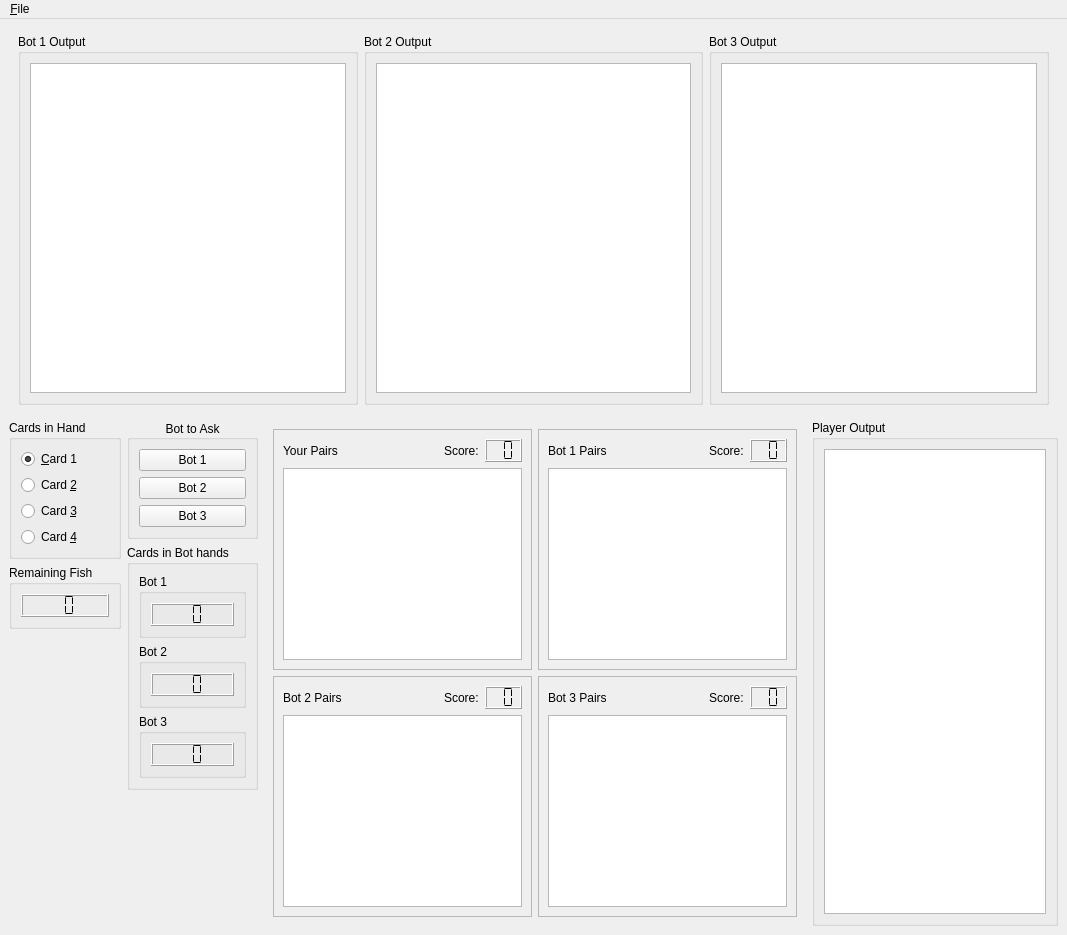
<?xml version="1.0" encoding="UTF-8"?>
<ui version="4.0">
 <class>MainWindow</class>
 <widget class="QMainWindow" name="MainWindow">
  <property name="geometry">
   <rect>
    <x>0</x>
    <y>0</y>
    <width>1067</width>
    <height>935</height>
   </rect>
  </property>
  <property name="minimumSize">
   <size>
    <width>700</width>
    <height>500</height>
   </size>
  </property>
  <property name="windowTitle">
   <string>Go Fish</string>
  </property>
  <property name="locale">
   <locale language="English" country="Canada"/>
  </property>
  <widget class="QWidget" name="centralwidget">
   <layout class="QVBoxLayout" name="verticalLayout_2">
    <property name="topMargin">
     <number>6</number>
    </property>
    <item>
     <layout class="QHBoxLayout" name="lyout_bot_output_out">
      <property name="spacing">
       <number>6</number>
      </property>
      <item>
       <widget class="QFrame" name="frame_bot_output">
        <layout class="QHBoxLayout" name="lyout_bot_output_in">
         <item>
          <widget class="QGroupBox" name="groupBox_2">
           <property name="title">
            <string>Bot 1 Output</string>
           </property>
           <layout class="QVBoxLayout" name="verticalLayout_3">
            <item>
             <widget class="QPlainTextEdit" name="te_output_bot1">
              <property name="readOnly">
               <bool>true</bool>
              </property>
             </widget>
            </item>
           </layout>
          </widget>
         </item>
         <item>
          <widget class="QGroupBox" name="groupBox_4">
           <property name="title">
            <string>Bot 2 Output</string>
           </property>
           <layout class="QVBoxLayout" name="verticalLayout_11">
            <item>
             <widget class="QPlainTextEdit" name="te_output_bot2">
              <property name="readOnly">
               <bool>true</bool>
              </property>
             </widget>
            </item>
           </layout>
          </widget>
         </item>
         <item>
          <widget class="QGroupBox" name="groupBox_3">
           <property name="title">
            <string>Bot 3 Output</string>
           </property>
           <layout class="QVBoxLayout" name="verticalLayout_6">
            <item>
             <widget class="QPlainTextEdit" name="te_output_bot3">
              <property name="readOnly">
               <bool>true</bool>
              </property>
             </widget>
            </item>
           </layout>
          </widget>
         </item>
        </layout>
       </widget>
      </item>
     </layout>
    </item>
    <item>
     <layout class="QHBoxLayout" name="lyout_bottom">
      <property name="spacing">
       <number>6</number>
      </property>
      <item>
       <layout class="QVBoxLayout" name="hand_cards_layout">
        <item>
         <widget class="QGroupBox" name="cards_hand_grp">
          <property name="title">
           <string>Cards in Hand</string>
          </property>
          <property name="flat">
           <bool>false</bool>
          </property>
          <layout class="QVBoxLayout" name="card_hands_layout">
           <item>
            <widget class="QRadioButton" name="radioButton_3">
             <property name="text">
              <string>&amp;Card 1</string>
             </property>
             <property name="checked">
              <bool>true</bool>
             </property>
            </widget>
           </item>
           <item>
            <widget class="QRadioButton" name="card_1">
             <property name="text">
              <string>Card &amp;2</string>
             </property>
             <property name="checked">
              <bool>false</bool>
             </property>
            </widget>
           </item>
           <item>
            <widget class="QRadioButton" name="radioButton_2">
             <property name="text">
              <string>Card &amp;3</string>
             </property>
            </widget>
           </item>
           <item>
            <widget class="QRadioButton" name="radioButton_4">
             <property name="text">
              <string>Card &amp;4</string>
             </property>
            </widget>
           </item>
          </layout>
         </widget>
        </item>
        <item>
         <widget class="QGroupBox" name="groupBox_10">
          <property name="title">
           <string>Remaining Fish</string>
          </property>
          <layout class="QVBoxLayout" name="verticalLayout_15">
           <item>
            <widget class="QLCDNumber" name="lcd_cards_remaining">
             <property name="digitCount">
              <number>2</number>
             </property>
             <property name="segmentStyle">
              <enum>QLCDNumber::Flat</enum>
             </property>
            </widget>
           </item>
          </layout>
         </widget>
        </item>
        <item>
         <spacer name="verticalSpacer">
          <property name="orientation">
           <enum>Qt::Vertical</enum>
          </property>
          <property name="sizeHint" stdset="0">
           <size>
            <width>20</width>
            <height>40</height>
           </size>
          </property>
         </spacer>
        </item>
       </layout>
      </item>
      <item>
       <layout class="QVBoxLayout" name="bot_btn_layout">
        <item>
         <widget class="QGroupBox" name="grp_ask">
          <property name="title">
           <string>Bot to Ask</string>
          </property>
          <property name="alignment">
           <set>Qt::AlignCenter</set>
          </property>
          <layout class="QVBoxLayout" name="lyout_ask">
           <item>
            <widget class="QPushButton" name="btn_ask_bot1">
             <property name="text">
              <string>Bot 1</string>
             </property>
            </widget>
           </item>
           <item>
            <widget class="QPushButton" name="btn_ask_bot2">
             <property name="text">
              <string>Bot 2</string>
             </property>
            </widget>
           </item>
           <item>
            <widget class="QPushButton" name="btn_ask_bot3">
             <property name="text">
              <string>Bot 3</string>
             </property>
            </widget>
           </item>
          </layout>
         </widget>
        </item>
        <item>
         <widget class="QGroupBox" name="grp_hands">
          <property name="title">
           <string>Cards in Bot hands</string>
          </property>
          <layout class="QVBoxLayout" name="lyout_hands">
           <item>
            <widget class="QGroupBox" name="groupBox_6">
             <property name="title">
              <string>Bot 1</string>
             </property>
             <layout class="QVBoxLayout" name="verticalLayout">
              <item>
               <widget class="QLCDNumber" name="lcd_cards_bot1">
                <property name="digitCount">
                 <number>2</number>
                </property>
                <property name="segmentStyle">
                 <enum>QLCDNumber::Flat</enum>
                </property>
               </widget>
              </item>
             </layout>
            </widget>
           </item>
           <item>
            <widget class="QGroupBox" name="groupBox_8">
             <property name="title">
              <string>Bot 2</string>
             </property>
             <layout class="QVBoxLayout" name="verticalLayout_10">
              <item>
               <widget class="QLCDNumber" name="lcd_cards_bot2">
                <property name="digitCount">
                 <number>2</number>
                </property>
                <property name="segmentStyle">
                 <enum>QLCDNumber::Flat</enum>
                </property>
               </widget>
              </item>
             </layout>
            </widget>
           </item>
           <item>
            <widget class="QGroupBox" name="groupBox_9">
             <property name="title">
              <string>Bot 3</string>
             </property>
             <layout class="QVBoxLayout" name="verticalLayout_14">
              <item>
               <widget class="QLCDNumber" name="lcd_cards_bot3">
                <property name="digitCount">
                 <number>2</number>
                </property>
                <property name="segmentStyle">
                 <enum>QLCDNumber::Flat</enum>
                </property>
               </widget>
              </item>
             </layout>
            </widget>
           </item>
          </layout>
         </widget>
        </item>
        <item>
         <spacer name="verticalSpacer_2">
          <property name="orientation">
           <enum>Qt::Vertical</enum>
          </property>
          <property name="sizeHint" stdset="0">
           <size>
            <width>20</width>
            <height>40</height>
           </size>
          </property>
         </spacer>
        </item>
       </layout>
      </item>
      <item>
       <widget class="QFrame" name="frame_pairs">
        <property name="lineWidth">
         <number>0</number>
        </property>
        <layout class="QGridLayout" name="lyout_pairs">
         <item row="0" column="0">
          <widget class="QFrame" name="frame">
           <property name="frameShape">
            <enum>QFrame::StyledPanel</enum>
           </property>
           <property name="frameShadow">
            <enum>QFrame::Raised</enum>
           </property>
           <property name="lineWidth">
            <number>0</number>
           </property>
           <layout class="QVBoxLayout" name="verticalLayout_5">
            <item>
             <layout class="QHBoxLayout" name="horizontalLayout_5">
              <item>
               <widget class="QLabel" name="label_8">
                <property name="text">
                 <string>Your Pairs</string>
                </property>
               </widget>
              </item>
              <item>
               <spacer name="horizontalSpacer_4">
                <property name="orientation">
                 <enum>Qt::Horizontal</enum>
                </property>
                <property name="sizeHint" stdset="0">
                 <size>
                  <width>40</width>
                  <height>20</height>
                 </size>
                </property>
               </spacer>
              </item>
              <item>
               <widget class="QLabel" name="label_13">
                <property name="text">
                 <string>Score:</string>
                </property>
               </widget>
              </item>
              <item>
               <widget class="QLCDNumber" name="score_player">
                <property name="digitCount">
                 <number>2</number>
                </property>
                <property name="segmentStyle">
                 <enum>QLCDNumber::Flat</enum>
                </property>
               </widget>
              </item>
             </layout>
            </item>
            <item>
             <widget class="QPlainTextEdit" name="te_pairs_player">
              <property name="readOnly">
               <bool>true</bool>
              </property>
             </widget>
            </item>
           </layout>
          </widget>
         </item>
         <item row="0" column="1">
          <widget class="QFrame" name="frame_4">
           <property name="frameShape">
            <enum>QFrame::StyledPanel</enum>
           </property>
           <property name="frameShadow">
            <enum>QFrame::Raised</enum>
           </property>
           <layout class="QVBoxLayout" name="verticalLayout_12">
            <item>
             <layout class="QHBoxLayout" name="horizontalLayout_6">
              <item>
               <widget class="QLabel" name="label_9">
                <property name="text">
                 <string>Bot 1 Pairs</string>
                </property>
               </widget>
              </item>
              <item>
               <spacer name="horizontalSpacer_3">
                <property name="orientation">
                 <enum>Qt::Horizontal</enum>
                </property>
                <property name="sizeHint" stdset="0">
                 <size>
                  <width>40</width>
                  <height>20</height>
                 </size>
                </property>
               </spacer>
              </item>
              <item>
               <widget class="QLabel" name="label_12">
                <property name="text">
                 <string>Score:</string>
                </property>
               </widget>
              </item>
              <item>
               <widget class="QLCDNumber" name="score_bot1">
                <property name="digitCount">
                 <number>2</number>
                </property>
                <property name="segmentStyle">
                 <enum>QLCDNumber::Flat</enum>
                </property>
               </widget>
              </item>
             </layout>
            </item>
            <item>
             <widget class="QPlainTextEdit" name="te_pairs_bot1">
              <property name="readOnly">
               <bool>true</bool>
              </property>
             </widget>
            </item>
           </layout>
          </widget>
         </item>
         <item row="1" column="1">
          <widget class="QFrame" name="frame_3">
           <property name="frameShape">
            <enum>QFrame::StyledPanel</enum>
           </property>
           <property name="frameShadow">
            <enum>QFrame::Raised</enum>
           </property>
           <layout class="QVBoxLayout" name="verticalLayout_13">
            <item>
             <layout class="QHBoxLayout" name="horizontalLayout_4">
              <item>
               <widget class="QLabel" name="label_7">
                <property name="text">
                 <string>Bot 3 Pairs</string>
                </property>
               </widget>
              </item>
              <item>
               <spacer name="horizontalSpacer_2">
                <property name="orientation">
                 <enum>Qt::Horizontal</enum>
                </property>
                <property name="sizeHint" stdset="0">
                 <size>
                  <width>40</width>
                  <height>20</height>
                 </size>
                </property>
               </spacer>
              </item>
              <item alignment="Qt::AlignRight">
               <widget class="QLabel" name="label_11">
                <property name="text">
                 <string>Score:</string>
                </property>
               </widget>
              </item>
              <item alignment="Qt::AlignRight">
               <widget class="QLCDNumber" name="score_bot3">
                <property name="digitCount">
                 <number>2</number>
                </property>
                <property name="segmentStyle">
                 <enum>QLCDNumber::Flat</enum>
                </property>
               </widget>
              </item>
             </layout>
            </item>
            <item>
             <widget class="QPlainTextEdit" name="te_pairs_bot3">
              <property name="readOnly">
               <bool>true</bool>
              </property>
             </widget>
            </item>
           </layout>
          </widget>
         </item>
         <item row="1" column="0">
          <widget class="QFrame" name="frame_2">
           <property name="frameShape">
            <enum>QFrame::StyledPanel</enum>
           </property>
           <property name="frameShadow">
            <enum>QFrame::Raised</enum>
           </property>
           <layout class="QVBoxLayout" name="verticalLayout_9">
            <item>
             <layout class="QHBoxLayout" name="horizontalLayout_3">
              <item>
               <widget class="QLabel" name="label_6">
                <property name="text">
                 <string>Bot 2 Pairs</string>
                </property>
               </widget>
              </item>
              <item>
               <spacer name="horizontalSpacer">
                <property name="orientation">
                 <enum>Qt::Horizontal</enum>
                </property>
                <property name="sizeHint" stdset="0">
                 <size>
                  <width>40</width>
                  <height>20</height>
                 </size>
                </property>
               </spacer>
              </item>
              <item alignment="Qt::AlignRight">
               <widget class="QLabel" name="label_10">
                <property name="text">
                 <string>Score:</string>
                </property>
               </widget>
              </item>
              <item alignment="Qt::AlignRight">
               <widget class="QLCDNumber" name="score_bot2">
                <property name="digitCount">
                 <number>2</number>
                </property>
                <property name="segmentStyle">
                 <enum>QLCDNumber::Flat</enum>
                </property>
               </widget>
              </item>
             </layout>
            </item>
            <item>
             <widget class="QPlainTextEdit" name="te_pairs_bot2">
              <property name="readOnly">
               <bool>true</bool>
              </property>
             </widget>
            </item>
           </layout>
          </widget>
         </item>
        </layout>
       </widget>
      </item>
      <item>
       <widget class="QGroupBox" name="grp_player_output">
        <property name="title">
         <string>Player Output</string>
        </property>
        <layout class="QVBoxLayout" name="verticalLayout_7" stretch="0">
         <item>
          <widget class="QPlainTextEdit" name="te_player_output">
           <property name="readOnly">
            <bool>true</bool>
           </property>
          </widget>
         </item>
        </layout>
       </widget>
      </item>
     </layout>
    </item>
   </layout>
  </widget>
  <widget class="QMenuBar" name="menuBar">
   <property name="geometry">
    <rect>
     <x>0</x>
     <y>0</y>
     <width>1067</width>
     <height>32</height>
    </rect>
   </property>
   <widget class="QMenu" name="menuFile">
    <property name="title">
     <string>&amp;File</string>
    </property>
    <addaction name="actionNew_Game"/>
    <addaction name="actionSave_Game"/>
    <addaction name="actionOpen_Game"/>
    <addaction name="actionPrint_hand_to_JSON"/>
    <addaction name="actionExit"/>
   </widget>
   <addaction name="menuFile"/>
  </widget>
  <action name="actionSave_Game">
   <property name="text">
    <string>&amp;Save Game</string>
   </property>
  </action>
  <action name="actionOpen_Game">
   <property name="text">
    <string>&amp;Open Game</string>
   </property>
  </action>
  <action name="actionExit">
   <property name="text">
    <string>&amp;Exit</string>
   </property>
  </action>
  <action name="actionNew_Game">
   <property name="text">
    <string>&amp;New Game</string>
   </property>
  </action>
  <action name="actionPrint_hand_to_JSON">
   <property name="text">
    <string>Print hand to JSON</string>
   </property>
  </action>
 </widget>
 <resources/>
 <connections/>
</ui>
